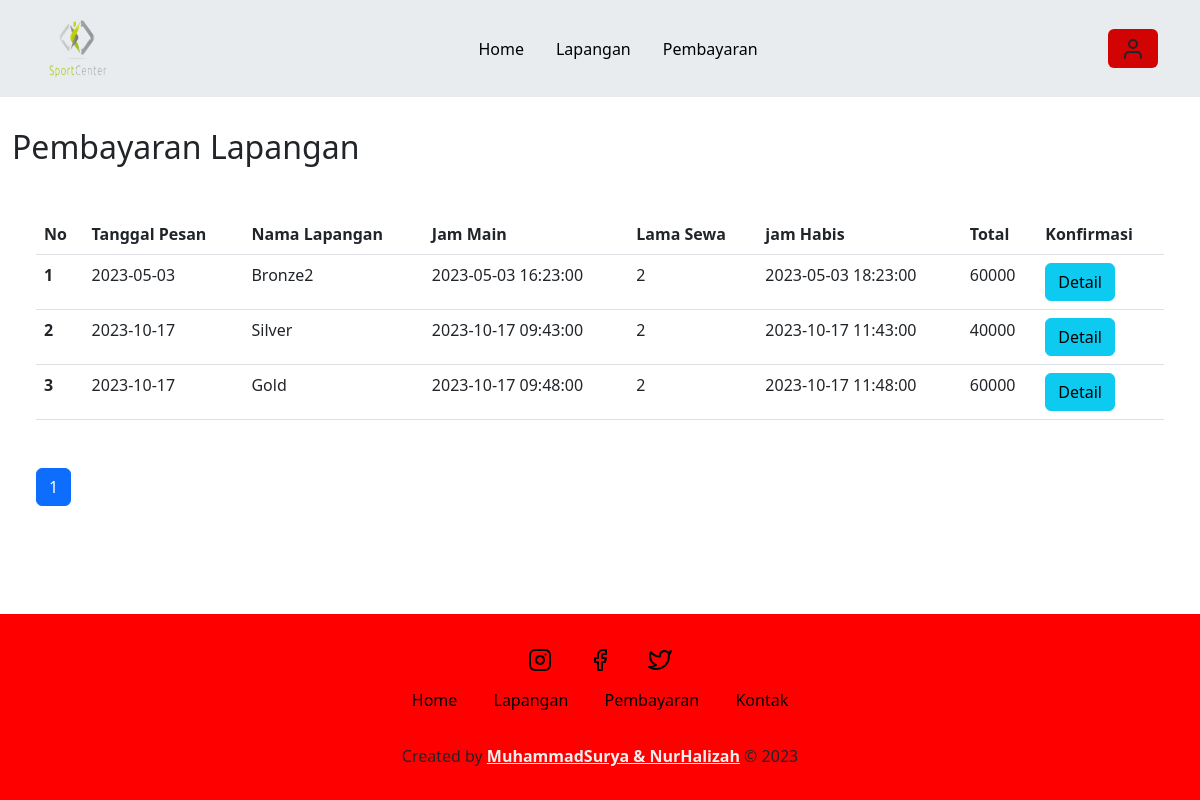
/user/bayar.php (signed in), run on the app's committed database.
### tables this page shows
CREATE TABLE `sewa_212279` (
  `212279_id_sewa` int(11) NOT NULL,
  `212279_id_user` int(11) NOT NULL,
  `212279_id_lapangan` int(11) NOT NULL,
  `212279_tanggal_pesan` date NOT NULL DEFAULT current_timestamp(),
  `212279_lama_sewa` int(11) NOT NULL,
  `212279_jam_mulai` datetime NOT NULL,
  `212279_jam_habis` datetime NOT NULL,
  `212279_harga` int(11) NOT NULL,
  `212279_total` int(11) NOT NULL
);

CREATE TABLE `lapangan_212279` (
  `212279_id_lapangan` int(11) NOT NULL,
  `212279_nama` varchar(35) NOT NULL,
  `212279_keterangan` text NOT NULL,
  `212279_harga` int(11) NOT NULL,
  `212279_foto` text NOT NULL
);

### functions.php (called while the page is built, shortened)
<?php
$conn = mysqli_connect("localhost", "root", "", "dbfutsal");
function query($query)
{
  global $conn;
  $result = mysqli_query($conn, $query);
  $rows = [];
  while ($row = mysqli_fetch_assoc($result)) {
    $rows[] = $row;
  }
  return $rows;
}

### user/bayar.php (the view, shortened to what this page needs)
<?php
require "../functions.php";
$id_user = $_SESSION["id_user"];
$jmlHalamanPerData = 5;
$jumlahData = count(query("SELECT sewa_212279.*, lapangan_212279.212279_nama, bayar_212279.212279_bukti, bayar_212279.212279_konfirmasi
FROM sewa_212279
JOIN lapangan_212279 ON sewa_212279.212279_id_lapangan = lapangan_212279.212279_id_lapangan
left JOIN bayar_212279 ON sewa_212279.212279_id_sewa = bayar_212279.212279_id_sewa
WHERE sewa_212279.212279_id_user = '$id_user'"));
$jmlHalaman = ceil($jumlahData / $jmlHalamanPerData);
if (isset($_GET["halaman"])) {
  $halamanAktif = $_GET["halaman"];
} else {
  $halamanAktif = 1;
}
$awalData = ($jmlHalamanPerData * $halamanAktif) - $jmlHalamanPerData;
$sewa_212279 = query("SELECT sewa_212279.*, lapangan_212279.212279_nama, bayar_212279.212279_bukti, bayar_212279.212279_konfirmasi
FROM sewa_212279
JOIN lapangan_212279 ON sewa_212279.212279_id_lapangan = lapangan_212279.212279_id_lapangan
left JOIN bayar_212279 ON sewa_212279.212279_id_sewa = bayar_212279.212279_id_sewa
WHERE sewa_212279.212279_id_user = '$id_user' LIMIT $awalData, $jmlHalamanPerData");
?>
<!doctype html>
<html lang="en">
<head>
  <link rel="stylesheet" href="../style.css">
  <link href="https://cdn.jsdelivr.net/npm/bootstrap@5.3.0-alpha3/dist/css/bootstrap.min.css" rel="stylesheet">
</head>
<body>
  <div class="container ">
    <nav class="navbar fixed-top bg-body-secondary navbar-expand-lg">
      <div class="container">
        <a class="navbar-brand" href="#">
          <img src="../kon1.png" alt="Logo" width="70" height="70" class="d-inline-block align-text-top">
        </a>
        <div class="collapse navbar-collapse" id="navbarSupportedContent">
          <ul class="navbar-nav mx-auto mb-2 mb-lg-0">
            <li class="nav-item ">
              <a class="nav-link active" aria-current="page" href="../index.php">Home</a>
            </li>
            <li class="nav-item">
              <a class="nav-link active" aria-current="page" href="lapangan.php">Lapangan</a>
            </li>
            <li class="nav-item">
              <a class="nav-link active" aria-current="page" href="bayar.php">Pembayaran</a>
            </li>
          </ul>
          <?php
          if (isset($_SESSION['id_user'])) {
            echo '<a href="" data-bs-toggle="modal" data-bs-target="#profilModal" class="btn btn-inti"><i data-feather="user"></i></a>';
          } else {
            echo '<a href="login.php" class="btn btn-inti" type="submit">Login</a>';
          }
          ?>
        </div>
      </div>
    </nav>
  </div>
  <section class="lapangan_212279 mb-5" id="lapangan_212279">
    <div class="container-fluid">
      <h2 class="text-head"><span>Pembayaran</span> Lapangan </h2>
      <form action="" method="post" enctype="multipart/form-data" class="px-4">
        <table class="table my-5">
          <thead>
            <tr>
              <th scope="col">No</th>
              <th scope="col">Tanggal Pesan</th>
              <th scope="col">Nama Lapangan</th>
              <th scope="col">Jam Main</th>
              <th scope="col">Lama Sewa</th>
              <th scope="col">jam Habis</th>
              <th scope="col">Total</th>
              <th scope="col">Konfirmasi</th>
            </tr>
          </thead>
          <tbody>
            <?php $i = 1; ?>
            <?php foreach ($sewa_212279 as $row) : ?>
              <tr>
                <th scope="row"><?= $i++; ?></th>
                <td><?= $row["212279_tanggal_pesan"] ?></td>
                <td><?= $row["212279_nama"] ?></td>
                <td><?= $row["212279_jam_mulai"] ?></td>
                <td><?= $row["212279_lama_sewa"] ?></td>
                <td><?= $row["212279_jam_habis"] ?></td>
                <td><?= $row["212279_total"] ?></td>
                <td>
                  <?php
                  if ($row["212279_konfirmasi"] == "Sudah Bayar" || $row["212279_konfirmasi"] == "Terkonfirmasi") {
                    echo '<button type="button" class="btn btn-info" data-bs-toggle="modal" data-bs-target="#detailModal' . $row["212279_id_sewa"] . '">Detail</button> ';
                  } else {
                    echo '<button type="button" class="btn btn-inti" data-bs-toggle="modal" data-bs-target="#bayarModal' . $row["212279_id_sewa"] . '">Bayar</button>
<a href="" data-bs-toggle="modal" data-bs-target="#hapusModal' . $row["212279_id_sewa"] . '" class="btn btn-danger">Hapus</a>';
                  }
                  ?>
                </td>
              </tr>
            <?php endforeach; ?>
          </tbody>
        </table>
        <ul class="pagination">
          <?php for ($i = 1; $i <= $jmlHalaman; $i++) : ?>
            <?php if ($i == $halamanAktif) : ?>
              <li class="page-item active"><a class="page-link" href="?halaman=<?= $i; ?>"><?= $i; ?></a></li>
            <?php else : ?>
              <li class="page-item "><a class="page-link" href="?halaman=<?= $i; ?>"><?= $i; ?></a></li>
            <?php endif; ?>
          <?php endfor; ?>
        </ul>
      </form>
    </div>
  </section>
  <footer class="fixed-bottom py-3 mt-5">
    <div class="social">
      <a href="#"><i data-feather="instagram"></i></a>
      <a href="#"><i data-feather="facebook"></i></a>
      <a href="#"><i data-feather="twitter"></i></a>
    </div>
    <div class="links">
      <a href="#home">Home</a>
      <a href="#about">Lapangan</a>
      <a href="#menu">Pembayaran</a>
      <a href="#contact">Kontak</a>
    </div>
    <div class="credit">
      <p>Created by <a href="#">MuhammadSurya & NurHalizah</a> &copy; 2023</p>
    </div>
  </footer>
</body>
</html>

### style.css (style rules this page uses)
:root { --primary: #d20303; --hover: #be1e1e; --bg: #eeeeee; }
.text-head { margin-top: 8rem; }
.btn-inti { background-color: var(--primary) !important; }
.nav-item { margin: 3px !important; padding: 5px; }
footer { background-color: red; text-align: center; margin-top: 3rem; padding-bottom: 3rem; }
footer .social { padding: 1rem 0; }
footer .social a { color: black; margin: 1rem; }
footer .links { margin-bottom: 2rem; }
footer .links a { color: black; padding: 0.7rem 1rem; text-decoration: none; }
footer .credit a { color: var(--bg); font-weight: 700; }

### data on the page
sewa_212279: 212279_tanggal_pesan "2023-05-03", lapangan_212279.212279_nama "Bronze2", 212279_jam_mulai "2023-05-03 16:23:00", 212279_lama_sewa "2", 212279_jam_habis "2023-05-03 18:23:00", 212279_total "60000"
sewa_212279: 212279_tanggal_pesan "2023-10-17", lapangan_212279.212279_nama "Silver", 212279_jam_mulai "2023-10-17 09:43:00", 212279_lama_sewa "2", 212279_jam_habis "2023-10-17 11:43:00", 212279_total "40000"
sewa_212279: 212279_tanggal_pesan "2023-10-17", lapangan_212279.212279_nama "Gold", 212279_jam_mulai "2023-10-17 09:48:00", 212279_lama_sewa "2", 212279_jam_habis "2023-10-17 11:48:00", 212279_total "60000"
